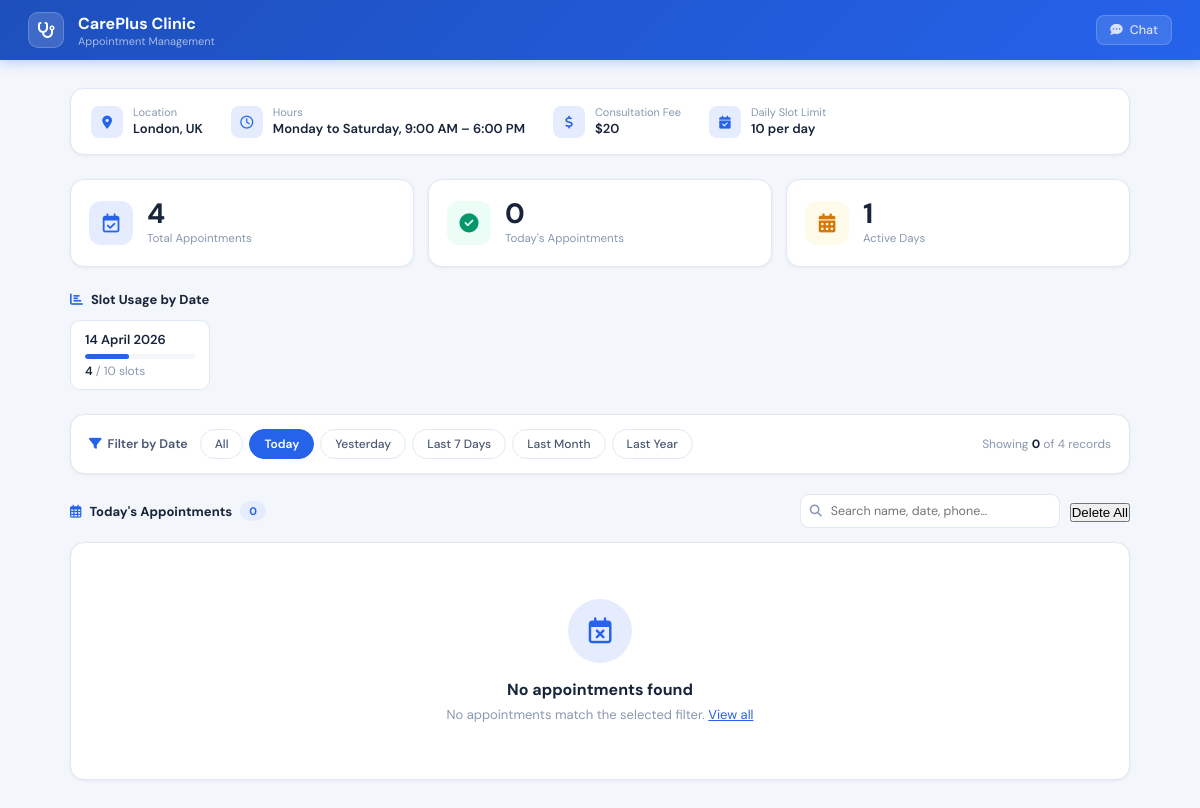
The page /admin-unique123?filter=today on the database as committed earlier.
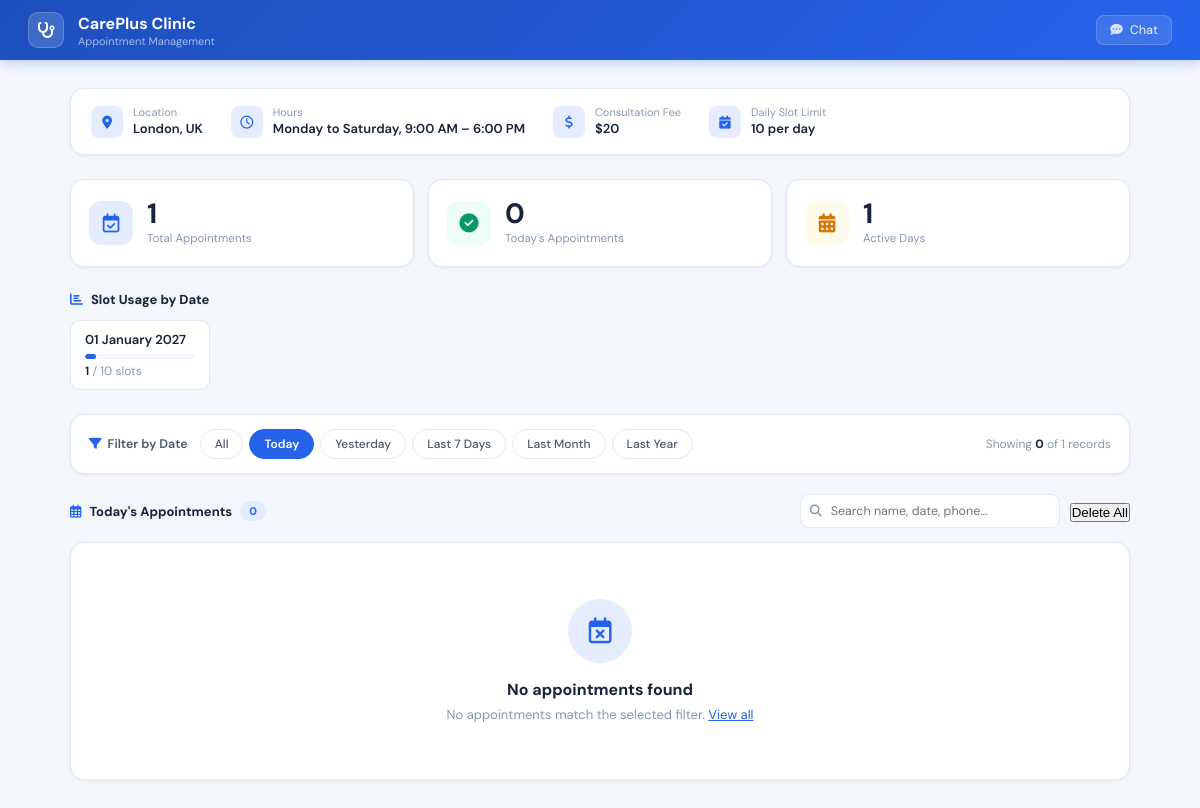
The same page on the database as committed later.
### tables this page shows
CREATE TABLE appointments (
                id        TEXT PRIMARY KEY,
                clinic_id TEXT NOT NULL DEFAULT '',
                name      TEXT NOT NULL,
                phone     TEXT NOT NULL,
                date      TEXT NOT NULL,
                time      TEXT NOT NULL,
                problem   TEXT NOT NULL,
                booked_at TEXT NOT NULL
            );

### app.py (the view)
@app.route(f"/{CLINIC_CONFIG['admin_path']}")
def admin():
    try:
        period = request.args.get("filter", "all")
        all_records      = load_appointments()          # always fresh from SQLite
        filtered_records = filter_appointments(all_records, period)
        slot_summary = {}
        for appt in all_records:
            d = appt.get("date", "Unknown")
            slot_summary[d] = slot_summary.get(d, 0) + 1
        today_count = len(filter_appointments(all_records, "today"))
        return render_template(
            "admin.html",
            appointments  = filtered_records,
            all_count     = len(all_records),
            today_count   = today_count,
            clinic        = CLINIC_CONFIG,
            slot_summary  = slot_summary,
            active_filter = period,
        )
    except Exception as exc:
        print(f"[admin] Error: {exc}")
        return render_template(
            "admin.html",
            appointments  = [],
            all_count     = 0,
            today_count   = 0,
            clinic        = CLINIC_CONFIG,
            slot_summary  = {},
            active_filter = "all",
        )

### app.py (called while the page is built, shortened)
def get_db():
    conn = sqlite3.connect(DB_PATH)
    conn.row_factory = sqlite3.Row   # rows behave like dicts
    return conn

def load_appointments(clinic_id=None):
    try:
        conn = get_db()
        try:
            if clinic_id:
                rows = conn.execute(
                    "SELECT * FROM appointments WHERE clinic_id = ? ORDER BY booked_at DESC",
                    (clinic_id,)
                ).fetchall()
            else:
                rows = conn.execute(
                    "SELECT * FROM appointments ORDER BY booked_at DESC"
                ).fetchall()
            return [dict(r) for r in rows]
        finally:
            conn.close()
    except Exception as exc:
        print(f"[DB] load_appointments error: {exc}")
        return []

def parse_user_date(text):
    text  = text.strip()
    today = date.today()
    for fmt in ("%Y-%m-%d", "%d/%m/%Y", "%m/%d/%Y", "%d-%m-%Y"):
        try:
            return datetime.strptime(text, fmt).date()
        except ValueError:
            pass
    tokens = text.replace(",", " ").split()
    day = month = year = None
    for tok in tokens:
        if tok.isdigit():
            val = int(tok)
            if val > 31:
                year = val
            elif day is None:
                day = val
            else:
                year = val
        else:
            m = _MONTHS.get(tok.lower())
            if m:
                month = m
    if day and month:
        try:
            return date(year, month, day)
        except ValueError:
            return None
    return None

### templates/admin.html (shortened to what this page needs)
<!DOCTYPE html>
<html lang="en">
<head>
  <link rel="stylesheet" href="https://cdnjs.cloudflare.com/ajax/libs/font-awesome/6.5.1/css/all.min.css"/>
</head>
<body>
<nav class="topnav">
  <div class="nav-logo"><i class="fa-solid fa-stethoscope"></i></div>
  <div class="nav-title">
    <h1>{{ clinic.clinic_name }}</h1>
    <p>Appointment Management</p>
  </div>
  <a href="/" class="nav-back">
    <i class="fa-solid fa-comment-dots"></i> Chat
  </a>
</nav>
<div class="content">
  <div class="clinic-card">
    <div class="ci-item">
      <div class="ci-icon"><i class="fa-solid fa-location-dot"></i></div>
      <div>
        <div class="ci-lbl">Location</div>
        <div class="ci-val">{{ clinic.clinic_location }}</div>
      </div>
    </div>
    <div class="ci-item">
      <div class="ci-icon"><i class="fa-regular fa-clock"></i></div>
      <div>
        <div class="ci-lbl">Hours</div>
        <div class="ci-val">{{ clinic.clinic_days }}, {{ clinic.clinic_timings }}</div>
      </div>
    </div>
    <div class="ci-item">
      <div class="ci-icon"><i class="fa-solid fa-dollar-sign"></i></div>
      <div>
        <div class="ci-lbl">Consultation Fee</div>
        <div class="ci-val">{{ clinic.clinic_fees }}</div>
      </div>
    </div>
    <div class="ci-item">
      <div class="ci-icon"><i class="fa-solid fa-calendar-check"></i></div>
      <div>
        <div class="ci-lbl">Daily Slot Limit</div>
        <div class="ci-val">{{ clinic.daily_slot_limit }} per day</div>
      </div>
    </div>
  </div>
  <div class="stats">
    <div class="stat">
      <div class="stat-ico blue"><i class="fa-regular fa-calendar-check"></i></div>
      <div>
        <div class="stat-num">{{ all_count }}</div>
        <div class="stat-lbl">Total Appointments</div>
      </div>
    </div>
    <div class="stat">
      <div class="stat-ico green"><i class="fa-solid fa-circle-check"></i></div>
      <div>
        <div class="stat-num">{{ today_count }}</div>
        <div class="stat-lbl">Today's Appointments</div>
      </div>
    </div>
    <div class="stat">
      <div class="stat-ico warn"><i class="fa-solid fa-calendar-days"></i></div>
      <div>
        <div class="stat-num">{{ slot_summary | length }}</div>
        <div class="stat-lbl">Active Days</div>
      </div>
    </div>
  </div>
  {% if slot_summary %}
  <div class="slot-section">
    <div class="section-label">
      <i class="fa-solid fa-chart-bar"></i> Slot Usage by Date
    </div>
    <div class="slot-grid">
      {% for day, used in slot_summary.items() %}
      {% set pct = [((used / clinic.daily_slot_limit) * 100) | int, 100] | min %}
      {% set full = used >= clinic.daily_slot_limit %}
      <div class="slot-chip">
        <div class="sc-date">{{ day }}</div>
        <div class="sc-bar">
          <div class="sc-fill{% if full %} full{% endif %}" style="width: {{ pct }}%"></div>
        </div>
        <div class="sc-count">
          <span>{{ used }}</span> / {{ clinic.daily_slot_limit }} slots
        </div>
      </div>
      {% endfor %}
    </div>
  </div>
  {% endif %}
  {% set base_url = '/' + clinic.admin_path %}
  <div class="filter-bar">
    <span class="filter-label">
      <i class="fa-solid fa-filter"></i> Filter by Date
    </span>
    <div class="filter-pills">
      <a href="{{ base_url }}?filter=all"       class="fp {% if active_filter == 'all'       %}active{% endif %}">All</a>
      <a href="{{ base_url }}?filter=today"     class="fp {% if active_filter == 'today'     %}active{% endif %}">Today</a>
      <a href="{{ base_url }}?filter=yesterday" class="fp {% if active_filter == 'yesterday' %}active{% endif %}">Yesterday</a>
      <a href="{{ base_url }}?filter=last7"     class="fp {% if active_filter == 'last7'     %}active{% endif %}">Last 7 Days</a>
      <a href="{{ base_url }}?filter=lastmonth" class="fp {% if active_filter == 'lastmonth' %}active{% endif %}">Last Month</a>
      <a href="{{ base_url }}?filter=lastyear"  class="fp {% if active_filter == 'lastyear'  %}active{% endif %}">Last Year</a>
    </div>
    <span class="filter-result">
      Showing <b>{{ appointments | length }}</b>
      {% if active_filter != 'all' %}of {{ all_count }}{% endif %}
      record{% if appointments | length != 1 %}s{% endif %}
    </span>
  </div>
  <div class="table-header">
    <div class="tbl-title">
      <i class="fa-regular fa-calendar-days"></i>
      {% if active_filter == 'all' %}All Appointments
      {% elif active_filter == 'today' %}Today's Appointments
      {% elif active_filter == 'yesterday' %}Yesterday's Appointments
      {% elif active_filter == 'last7' %}Last 7 Days
      {% elif active_filter == 'lastmonth' %}Last Month
      {% elif active_filter == 'lastyear' %}Last Year
      {% endif %}
      <span class="count-pill">{{ appointments | length }}</span>
    </div>
    <div class="search-wrap">
      <input id="search" placeholder="Search name, date, phone…" oninput="filterTable(this.value)">
    </div>
    <form method="post" action="/admin-{{ clinic_id }}/delete_all">
  <button type="submit">Delete All</button>
</form>
  </div>
  <div class="tbl-card">
    {% if appointments %}
    <div class="tbl-scroll">
      <table id="tbl">
        <thead>
          <tr>
            <th>#</th>
            <th>Patient</th>
            <th>Phone</th>
            <th>Date &amp; Time</th>
            <th>Reason / Problem</th>
            <th>Booked At</th>
            <th>Status</th>
            <th>Actions</th>
          </tr>
        </thead>
        <tbody>
          {% for a in appointments | reverse %}
          <tr>
            <td class="num">{{ loop.index }}</td>
            <td class="bold">{{ a.name }}</td>
            <td class="mono">{{ a.phone }}</td>
            <td>
              <span class="date-tag">{{ a.date }}</span><br>
              <span class="time-tag">
                <i class="fa-regular fa-clock"></i>
                {{ a.time }}
              </span>
            </td>
            <td class="dim">{{ a.problem }}</td>
            <td class="ts">
              {% if a.booked_at %}
                {{ a.booked_at[:10] }}<br>
                <span>{{ a.booked_at[11:16] }} UTC</span>
              {% else %}—{% endif %}
            </td>
            <td>
              <span class="pill-ok">
                <i class="fa-solid fa-circle-check"></i> Confirmed
              </span>
            </td>
            <td>
              <form method="post" action="/admin-{{ clinic_id }}/delete/{{ appt.id }}">
                <button type="submit" class="delete-btn">Delete</button>
              </form>
            </td>
          </tr>
          {% endfor %}
        </tbody>
      </table>
    </div>
    {% else %}
    <div class="empty">
      <div class="empty-ico"><i class="fa-regular fa-calendar-xmark"></i></div>
      <h3>No appointments found</h3>
      <p>
        {% if active_filter == 'all' %}
          No appointments have been booked yet.
        {% else %}
          No appointments match the selected filter.
          <a href="{{ base_url }}?filter=all" style="color:var(--primary)">View all</a>
        {% endif %}
      </p>
    </div>
    {% endif %}
  </div>
</div>
</body>
</html>

Rows that differ between the two databases and show on the page:
removed appointments: date "14 April 2026", {{ pct }} 40 (drawn), used "4", daily_slot_limit "10"
added appointments: date "01 January 2027", used "1", daily_slot_limit "10"
Other text that changed with them:
{{ all_count }}: "4" → "1"
